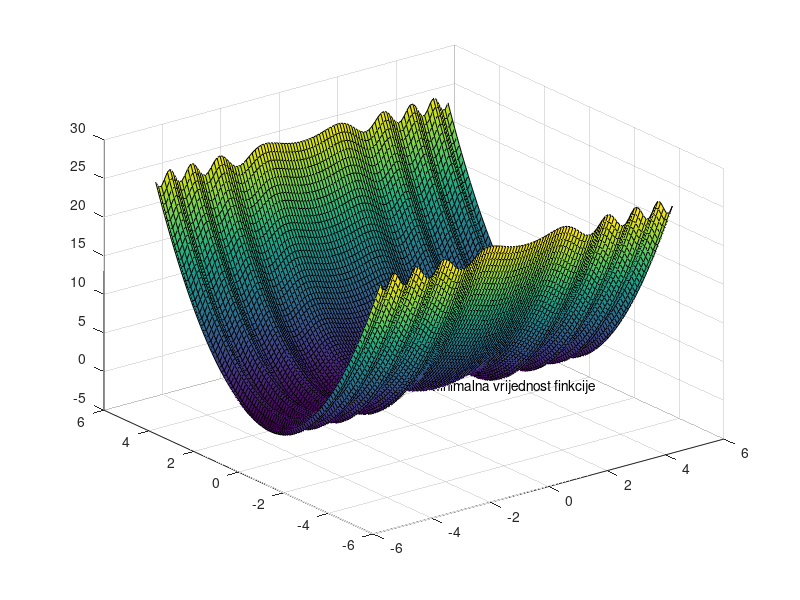

Here is the MATLAB script that generated this plot:
[x, y] = meshgrid(-5:0.1:5,-5:0.1:5);
z = sin(x.^2)+y.^2;
surf(x, y, z);
[x, f, m, n, k, v] = ga(@(x) sin(x(1).^2)+x(2).^2,2);
text(x(1),x(2),f,'\leftarrow Minimalna vrijednost finkcije');
grid on;